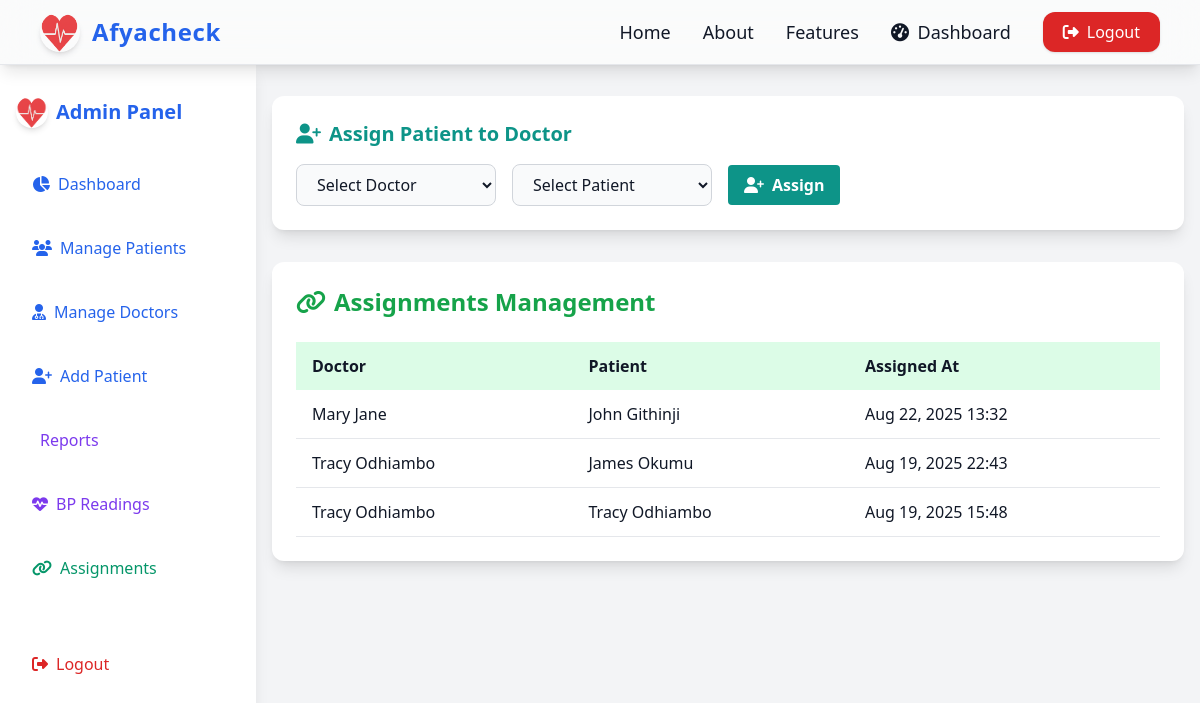
The app's page /assignments.php (signed in) with its own data.
### tables this page shows
CREATE TABLE `assignments` (
  `id` int(11) NOT NULL,
  `doctor_id` int(11) DEFAULT NULL,
  `patient_id` int(11) DEFAULT NULL,
  `assigned_at` datetime DEFAULT current_timestamp()
);

CREATE TABLE `doctors` (
  `id` int(11) NOT NULL,
  `fullname` varchar(100) NOT NULL,
  `email` varchar(100) NOT NULL,
  `phone` varchar(20) NOT NULL,
  `password` varchar(255) NOT NULL,
  `created_at` timestamp NOT NULL DEFAULT current_timestamp()
);

CREATE TABLE `patients` (
  `id` int(11) NOT NULL,
  `fullname` varchar(100) NOT NULL,
  `age` int(11) NOT NULL,
  `gender` varchar(10) NOT NULL,
  `email` varchar(100) NOT NULL,
  `phone` varchar(20) NOT NULL,
  `password` varchar(255) NOT NULL,
  `created_at` timestamp NOT NULL DEFAULT current_timestamp()
);

### assignments.php (the view, shortened to what this page needs)
<?php
require_once __DIR__ . '/db.php';
$stmt = $pdo->query('SELECT a.id, a.assigned_at, d.fullname AS doctor_name, p.fullname AS patient_name FROM assignments a JOIN doctors d ON a.doctor_id = d.id JOIN patients p ON a.patient_id = p.id ORDER BY a.assigned_at DESC');
$assignments = $stmt->fetchAll(PDO::FETCH_ASSOC);
?>
<!DOCTYPE html>
<html lang="en">
<head>
    <script src="https://cdn.tailwindcss.com"></script>
    <link rel="stylesheet" href="https://cdnjs.cloudflare.com/ajax/libs/font-awesome/6.5.1/css/all.min.css">
</head>
<body class="bg-gray-100 dark:bg-gray-900 text-gray-900 dark:text-gray-100 min-h-screen font-sans">
    <?php include __DIR__ . '/components/navbar.php'; ?>
    <div class="flex min-h-screen">
        <aside class="w-64 bg-white dark:bg-gray-800 shadow-lg flex flex-col py-8 px-4 sticky top-0 h-screen z-10">
            <div class="flex items-center gap-2 mb-8">
                <img src="assets/logo.png" alt="Afyacheck Logo" class="h-8 w-8 rounded-full shadow-md">
                <span class="text-xl font-bold text-blue-600 dark:text-teal-400">Admin Panel</span>
            </div>
            <nav class="flex flex-col gap-4">
                <a href="admin_dashboard.php" class="nav-link"><i class="fa-solid fa-chart-pie"></i> Dashboard</a>
                <a href="manage_patients.php" class="nav-link"><i class="fa-solid fa-users"></i> Manage Patients</a>
                <a href="manage_doctors.php" class="nav-link"><i class="fa-solid fa-user-md"></i> Manage Doctors</a>
                <a href="add_patient.php" class="nav-link"><i class="fa-solid fa-user-plus"></i> Add Patient</a>
                <a href="reports.php" class="nav-link purple"><i class="fa-solid fa-file-chart-line"></i> Reports</a>
                <a href="bp_readings.php" class="nav-link purple"><i class="fa-solid fa-heartbeat"></i> BP Readings</a>
                <a href="assignments.php" class="nav-link green"><i class="fa-solid fa-link"></i> Assignments</a>
                <a href="logout.php" class="nav-link red mt-8"><i class="fa-solid fa-sign-out-alt"></i> Logout</a>
            </nav>
        </aside>
        <main class="flex-1 flex flex-col gap-8 px-4 py-8 max-w-6xl mx-auto">
            <section class="bg-white dark:bg-gray-800 rounded-xl shadow-lg p-6">
                <h3 class="text-xl font-semibold mb-4 text-teal-600 flex items-center gap-2">
                    <i class="fa-solid fa-user-plus"></i> Assign Patient to Doctor
                </h3>
                <form method="post" class="flex flex-col md:flex-row gap-4 items-center">
                    <select name="doctor_id" class="form-select" required>
                        <option value="">Select Doctor</option>
                    </select>
                    <select name="patient_id" class="form-select" required>
                        <option value="">Select Patient</option>
                    </select>
                    <button type="submit" name="assign_patient"
                        class="px-4 py-2 bg-teal-600 text-white rounded hover:bg-teal-700 font-semibold flex items-center gap-2">
                        <i class="fa-solid fa-user-plus"></i> Assign
                    </button>
                </form>
            </section>
            <section class="bg-white dark:bg-gray-800 rounded-xl shadow-lg p-6">
                <h2 class="text-2xl font-bold text-green-600 mb-6 flex items-center gap-2">
                    <i class="fa-solid fa-link"></i> Assignments Management
                </h2>
                <div class="overflow-x-auto">
                    <table class="w-full table-auto rounded-xl">
                        <thead class="bg-green-100 dark:bg-gray-700">
                            <tr>
                                <th class="px-4 py-3 text-left">Doctor</th>
                                <th class="px-4 py-3 text-left">Patient</th>
                                <th class="px-4 py-3 text-left">Assigned At</th>
                            </tr>
                        </thead>
                        <tbody>
                            <?php foreach ($assignments as $a): ?>
                            <tr class="border-b hover:bg-green-50 dark:hover:bg-gray-700">
                                <td class="px-4 py-3"><?php echo htmlspecialchars($a['doctor_name']); ?></td>
                                <td class="px-4 py-3"><?php echo htmlspecialchars($a['patient_name']); ?></td>
                                <td class="px-4 py-3"><?php echo date('M d, Y H:i', strtotime($a['assigned_at'])); ?>
                                </td>
                            </tr>
                            <?php endforeach; ?>
                        </tbody>
                    </table>
                </div>
            </section>
        </main>
    </div>
</body>
</html>

### assignments.php (style rules this page uses)
.nav-link { display: flex; align-items: center; gap: 0.5rem; padding: 0.75rem 1rem; border-radius: 0.5rem; font-weight: 500; transition: background 0.2s; color: #2563eb; }
.nav-link.purple { color: #7c3aed; }
.nav-link.green { color: #059669; }
.nav-link.red { color: #dc2626; }
.nav-link.mt-8 { margin-top: 2rem; }
.form-select { padding: 0.5rem 1rem; border-radius: 0.5rem; border: 1px solid #d1d5db; background: #f9fafb; min-width: 200px; }

### records on screen
assignments: doctor.fullname "Mary Jane", patient.fullname "John Githinji", assigned_at "Aug 22, 2025 13:32"
assignments: doctor.fullname "Tracy Odhiambo", patient.fullname "James Okumu", assigned_at "Aug 19, 2025 22:43"
assignments: doctor.fullname "Tracy Odhiambo", patient.fullname "Tracy Odhiambo", assigned_at "Aug 19, 2025 15:48"
